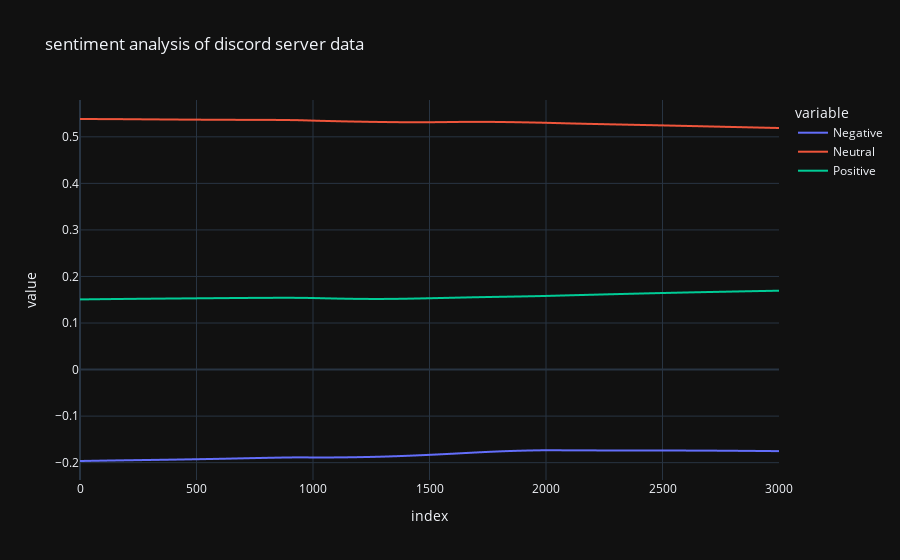

Notebook code cell kept with this figure:
### Code cell
fig = px.scatter(df, trendline="lowess",template = "plotly_dark",
                title="sentiment analysis of discord server data")
fig.data = [t for t in fig.data if t.mode == "lines"]
fig.update_traces(showlegend=True) #trendlines have showlegend=False by default
fig.show()

### Figure 1 — Plotly figure (JSON) as saved in the notebook; plotly's stock layout.template omitted (floating-point values rounded to 4 significant figures; data arrays with more than 128 entries replaced by an {"elided": "..."} marker saying what was removed)
{"data": [{"hovertemplate": "<b>LOWESS trendline</b><br><br>variable=Negative<br>index=%{x}<br>value=%{y} <b>(trend)</b><extra></extra>", "legendgroup": "Negative", "marker": {"color": "#636efa", "symbol": "circle"}, "mode": "lines", "name": "Negative", "showlegend": true, "type": "scattergl", "x": {"elided": "3001 int values"}, "xaxis": "x", "y": {"elided": "3001 float values"}, "yaxis": "y"}, {"hovertemplate": "<b>LOWESS trendline</b><br><br>variable=Neutral<br>index=%{x}<br>value=%{y} <b>(trend)</b><extra></extra>", "legendgroup": "Neutral", "marker": {"color": "#EF553B", "symbol": "circle"}, "mode": "lines", "name": "Neutral", "showlegend": true, "type": "scattergl", "x": {"elided": "3001 int values"}, "xaxis": "x", "y": {"elided": "3001 float values"}, "yaxis": "y"}, {"hovertemplate": "<b>LOWESS trendline</b><br><br>variable=Positive<br>index=%{x}<br>value=%{y} <b>(trend)</b><extra></extra>", "legendgroup": "Positive", "marker": {"color": "#00cc96", "symbol": "circle"}, "mode": "lines", "name": "Positive", "showlegend": true, "type": "scattergl", "x": {"elided": "3001 int values"}, "xaxis": "x", "y": {"elided": "3001 float values"}, "yaxis": "y"}], "layout": {"legend": {"title": {"text": "variable"}, "tracegroupgap": 0}, "title": {"text": "sentiment analysis of discord server data"}, "xaxis": {"anchor": "y", "domain": [0, 1], "title": {"text": "index"}}, "yaxis": {"anchor": "x", "domain": [0, 1], "title": {"text": "value"}}}}
